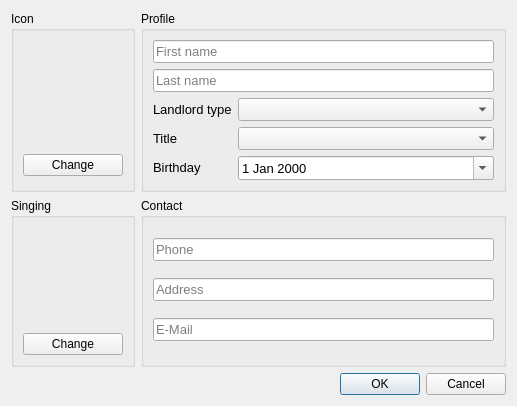
<?xml version="1.0" encoding="UTF-8"?>
<ui version="4.0">
 <class>W_Landlord_Creator</class>
 <widget class="QDialog" name="W_Landlord_Creator">
  <property name="geometry">
   <rect>
    <x>0</x>
    <y>0</y>
    <width>517</width>
    <height>402</height>
   </rect>
  </property>
  <property name="windowTitle">
   <string>Landlord Creator</string>
  </property>
  <property name="windowIcon">
   <iconset resource="../resources/icons.qrc">
    <normaloff>:/assets/com.bixense.PasswordCalculator.svg</normaloff>:/assets/com.bixense.PasswordCalculator.svg</iconset>
  </property>
  <layout class="QGridLayout" name="gridLayout">
   <item row="0" column="0">
    <widget class="QGroupBox" name="groupBox_2">
     <property name="title">
      <string>Icon</string>
     </property>
     <layout class="QVBoxLayout" name="verticalLayout_4">
      <item>
       <widget class="QLabel" name="l_icon">
        <property name="sizePolicy">
         <sizepolicy hsizetype="Maximum" vsizetype="Maximum">
          <horstretch>0</horstretch>
          <verstretch>0</verstretch>
         </sizepolicy>
        </property>
        <property name="minimumSize">
         <size>
          <width>100</width>
          <height>100</height>
         </size>
        </property>
        <property name="maximumSize">
         <size>
          <width>100</width>
          <height>100</height>
         </size>
        </property>
        <property name="font">
         <font>
          <pointsize>12</pointsize>
         </font>
        </property>
        <property name="text">
         <string/>
        </property>
        <property name="pixmap">
         <pixmap resource="../resources/icons.qrc">:/assets/system-users.svg</pixmap>
        </property>
        <property name="scaledContents">
         <bool>true</bool>
        </property>
       </widget>
      </item>
      <item>
       <widget class="QPushButton" name="b_icon">
        <property name="text">
         <string>Change</string>
        </property>
       </widget>
      </item>
     </layout>
    </widget>
   </item>
   <item row="0" column="2">
    <widget class="QGroupBox" name="groupBox_4">
     <property name="title">
      <string>Profile</string>
     </property>
     <layout class="QGridLayout" name="gridLayout_2">
      <item row="5" column="0">
       <widget class="QLabel" name="label">
        <property name="sizePolicy">
         <sizepolicy hsizetype="Maximum" vsizetype="Maximum">
          <horstretch>0</horstretch>
          <verstretch>0</verstretch>
         </sizepolicy>
        </property>
        <property name="font">
         <font>
          <pointsize>10</pointsize>
         </font>
        </property>
        <property name="text">
         <string>Title</string>
        </property>
       </widget>
      </item>
      <item row="4" column="1">
       <widget class="QComboBox" name="cb_type">
        <property name="font">
         <font>
          <pointsize>10</pointsize>
         </font>
        </property>
       </widget>
      </item>
      <item row="4" column="0">
       <widget class="QLabel" name="label_22">
        <property name="sizePolicy">
         <sizepolicy hsizetype="Maximum" vsizetype="Maximum">
          <horstretch>0</horstretch>
          <verstretch>0</verstretch>
         </sizepolicy>
        </property>
        <property name="font">
         <font>
          <pointsize>10</pointsize>
         </font>
        </property>
        <property name="text">
         <string>Landlord type</string>
        </property>
       </widget>
      </item>
      <item row="5" column="1">
       <widget class="QComboBox" name="cb_title">
        <property name="font">
         <font>
          <pointsize>10</pointsize>
         </font>
        </property>
       </widget>
      </item>
      <item row="6" column="1">
       <widget class="QDateEdit" name="de_birthdate">
        <property name="font">
         <font>
          <pointsize>10</pointsize>
         </font>
        </property>
        <property name="calendarPopup">
         <bool>true</bool>
        </property>
       </widget>
      </item>
      <item row="6" column="0">
       <widget class="QLabel" name="label_23">
        <property name="sizePolicy">
         <sizepolicy hsizetype="Maximum" vsizetype="Maximum">
          <horstretch>0</horstretch>
          <verstretch>0</verstretch>
         </sizepolicy>
        </property>
        <property name="font">
         <font>
          <pointsize>10</pointsize>
         </font>
        </property>
        <property name="text">
         <string>Birthday</string>
        </property>
       </widget>
      </item>
      <item row="1" column="0" colspan="2">
       <widget class="QLineEdit" name="le_last_name">
        <property name="font">
         <font>
          <pointsize>10</pointsize>
         </font>
        </property>
        <property name="placeholderText">
         <string>Last name</string>
        </property>
       </widget>
      </item>
      <item row="0" column="0" colspan="2">
       <widget class="QLineEdit" name="le_frist_name">
        <property name="font">
         <font>
          <pointsize>10</pointsize>
         </font>
        </property>
        <property name="placeholderText">
         <string>First name</string>
        </property>
       </widget>
      </item>
     </layout>
    </widget>
   </item>
   <item row="1" column="2">
    <widget class="QGroupBox" name="groupBox">
     <property name="title">
      <string>Contact</string>
     </property>
     <layout class="QVBoxLayout" name="verticalLayout_2">
      <item>
       <widget class="QLineEdit" name="le_phone">
        <property name="sizePolicy">
         <sizepolicy hsizetype="Preferred" vsizetype="Maximum">
          <horstretch>0</horstretch>
          <verstretch>0</verstretch>
         </sizepolicy>
        </property>
        <property name="minimumSize">
         <size>
          <width>250</width>
          <height>0</height>
         </size>
        </property>
        <property name="font">
         <font>
          <pointsize>10</pointsize>
         </font>
        </property>
        <property name="placeholderText">
         <string>Phone</string>
        </property>
       </widget>
      </item>
      <item>
       <widget class="QLineEdit" name="le_address">
        <property name="sizePolicy">
         <sizepolicy hsizetype="Preferred" vsizetype="Maximum">
          <horstretch>0</horstretch>
          <verstretch>0</verstretch>
         </sizepolicy>
        </property>
        <property name="minimumSize">
         <size>
          <width>250</width>
          <height>0</height>
         </size>
        </property>
        <property name="font">
         <font>
          <pointsize>10</pointsize>
         </font>
        </property>
        <property name="placeholderText">
         <string>Address</string>
        </property>
       </widget>
      </item>
      <item>
       <widget class="QLineEdit" name="le_email">
        <property name="sizePolicy">
         <sizepolicy hsizetype="Preferred" vsizetype="Maximum">
          <horstretch>0</horstretch>
          <verstretch>0</verstretch>
         </sizepolicy>
        </property>
        <property name="minimumSize">
         <size>
          <width>250</width>
          <height>0</height>
         </size>
        </property>
        <property name="font">
         <font>
          <pointsize>10</pointsize>
         </font>
        </property>
        <property name="placeholderText">
         <string>E-Mail</string>
        </property>
       </widget>
      </item>
     </layout>
    </widget>
   </item>
   <item row="1" column="0">
    <widget class="QGroupBox" name="groupBox_3">
     <property name="title">
      <string>Singing</string>
     </property>
     <layout class="QVBoxLayout" name="verticalLayout_3">
      <item>
       <widget class="QLabel" name="l_singing">
        <property name="sizePolicy">
         <sizepolicy hsizetype="Maximum" vsizetype="Maximum">
          <horstretch>0</horstretch>
          <verstretch>0</verstretch>
         </sizepolicy>
        </property>
        <property name="minimumSize">
         <size>
          <width>100</width>
          <height>100</height>
         </size>
        </property>
        <property name="maximumSize">
         <size>
          <width>100</width>
          <height>100</height>
         </size>
        </property>
        <property name="font">
         <font>
          <pointsize>12</pointsize>
         </font>
        </property>
        <property name="text">
         <string/>
        </property>
        <property name="pixmap">
         <pixmap resource="../resources/icons.qrc">:/assets/text-x-changelog.svg</pixmap>
        </property>
        <property name="scaledContents">
         <bool>true</bool>
        </property>
        <property name="wordWrap">
         <bool>false</bool>
        </property>
       </widget>
      </item>
      <item>
       <widget class="QPushButton" name="b_singing">
        <property name="text">
         <string>Change</string>
        </property>
       </widget>
      </item>
     </layout>
    </widget>
   </item>
   <item row="2" column="2">
    <widget class="QDialogButtonBox" name="buttonBox">
     <property name="orientation">
      <enum>Qt::Orientation::Horizontal</enum>
     </property>
     <property name="standardButtons">
      <set>QDialogButtonBox::StandardButton::Cancel|QDialogButtonBox::StandardButton::Ok</set>
     </property>
    </widget>
   </item>
  </layout>
 </widget>
 <resources>
  <include location="../resources/icons.qrc"/>
 </resources>
 <connections>
  <connection>
   <sender>buttonBox</sender>
   <signal>accepted()</signal>
   <receiver>W_Landlord_Creator</receiver>
   <slot>accept()</slot>
   <hints>
    <hint type="sourcelabel">
     <x>248</x>
     <y>254</y>
    </hint>
    <hint type="destinationlabel">
     <x>157</x>
     <y>274</y>
    </hint>
   </hints>
  </connection>
  <connection>
   <sender>buttonBox</sender>
   <signal>rejected()</signal>
   <receiver>W_Landlord_Creator</receiver>
   <slot>reject()</slot>
   <hints>
    <hint type="sourcelabel">
     <x>316</x>
     <y>260</y>
    </hint>
    <hint type="destinationlabel">
     <x>286</x>
     <y>274</y>
    </hint>
   </hints>
  </connection>
 </connections>
</ui>
